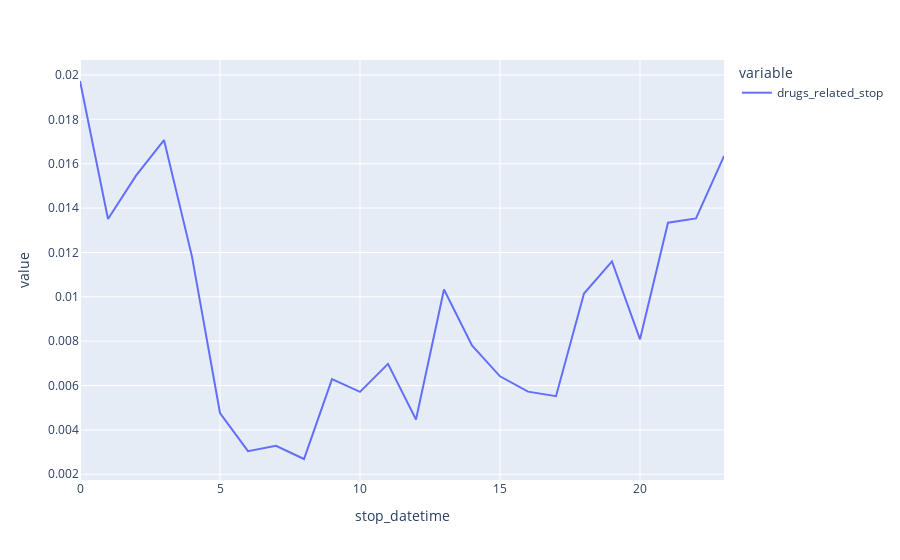

Notebook source saved alongside this figure:
### Code cell
import plotly.express as px

data = ri.groupby(ri.stop_datetime.dt.hour).drugs_related_stop.mean()

fig = px.line(data)
fig.show()

### Figure 1 — Plotly figure (JSON) as saved in the notebook; plotly's stock layout.template omitted (floating-point values rounded to 4 significant figures)
{"data": [{"hovertemplate": "variable=drugs_related_stop<br>stop_datetime=%{x}<br>value=%{y}<extra></extra>", "legendgroup": "drugs_related_stop", "line": {"color": "#636efa", "dash": "solid"}, "marker": {"symbol": "circle"}, "mode": "lines", "name": "drugs_related_stop", "orientation": "v", "showlegend": true, "type": "scatter", "x": [0, 1, 2, 3, 4, 5, 6, 7, 8, 9, 10, 11, 12, 13, 14, 15, 16, 17, 18, 19, 20, 21, 22, 23], "xaxis": "x", "y": [0.01973, 0.01351, 0.01546, 0.01706, 0.01181, 0.004762, 0.00304, 0.003281, 0.002687, 0.006288, 0.005714, 0.006976, 0.004467, 0.01033, 0.00781, 0.006416, 0.005723, 0.005517, 0.01015, 0.0116, 0.008084, 0.01334, 0.01353, 0.01634], "yaxis": "y"}], "layout": {"legend": {"title": {"text": "variable"}, "tracegroupgap": 0}, "margin": {"t": 60}, "xaxis": {"anchor": "y", "domain": [0, 1], "title": {"text": "stop_datetime"}}, "yaxis": {"anchor": "x", "domain": [0, 1], "title": {"text": "value"}}}}
